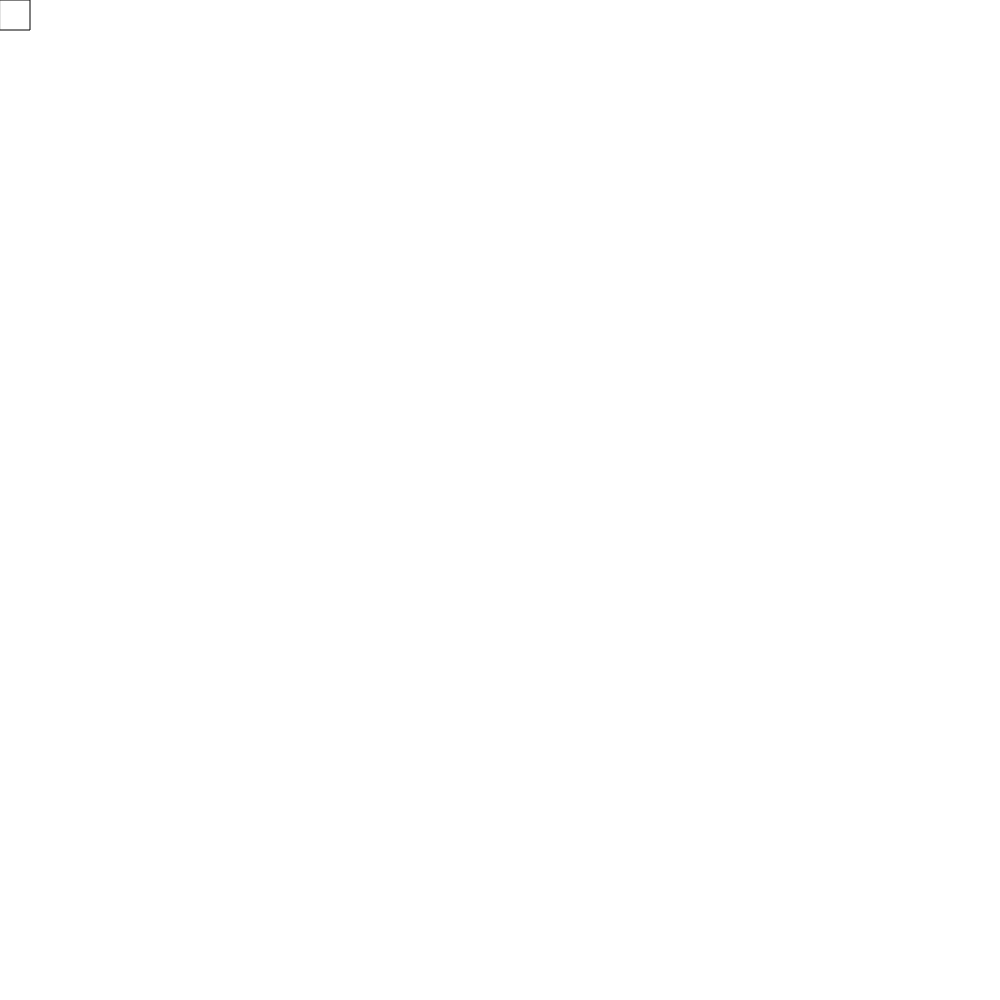
Frame 1 (no input)
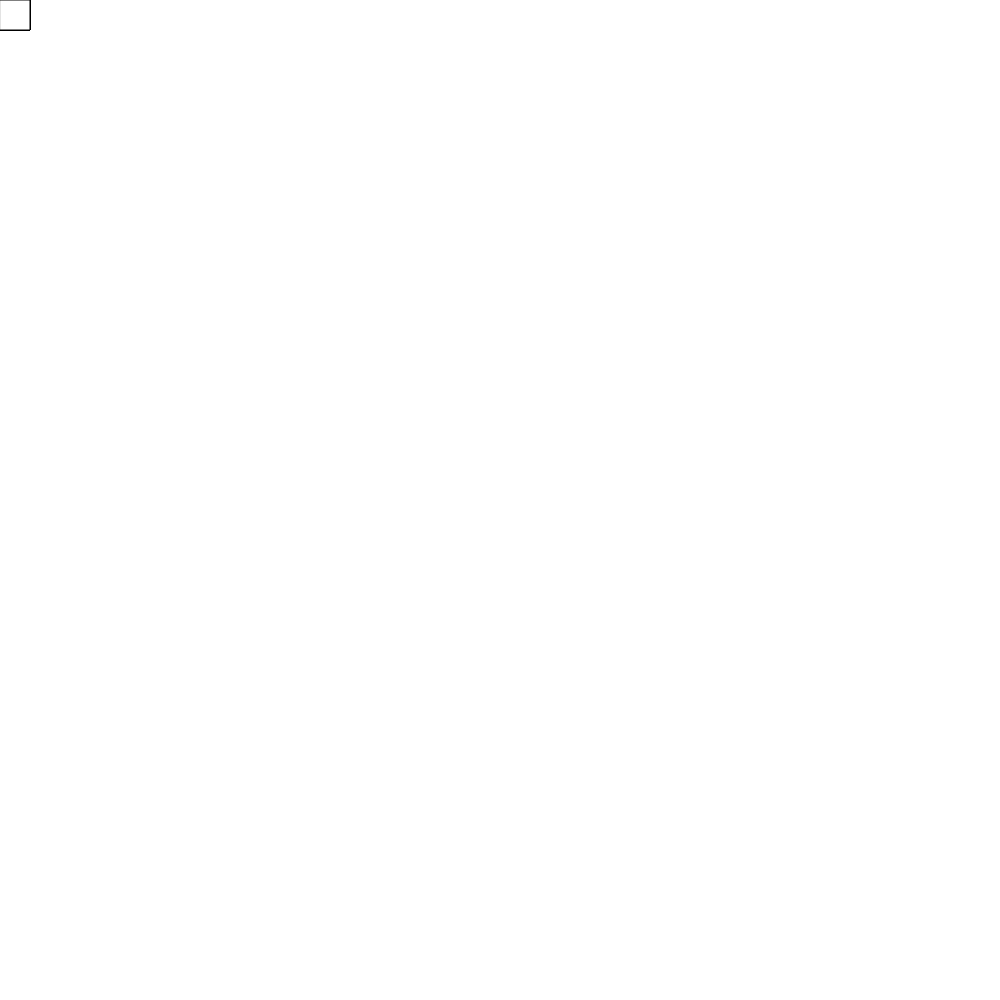
Frame 60 (no input)
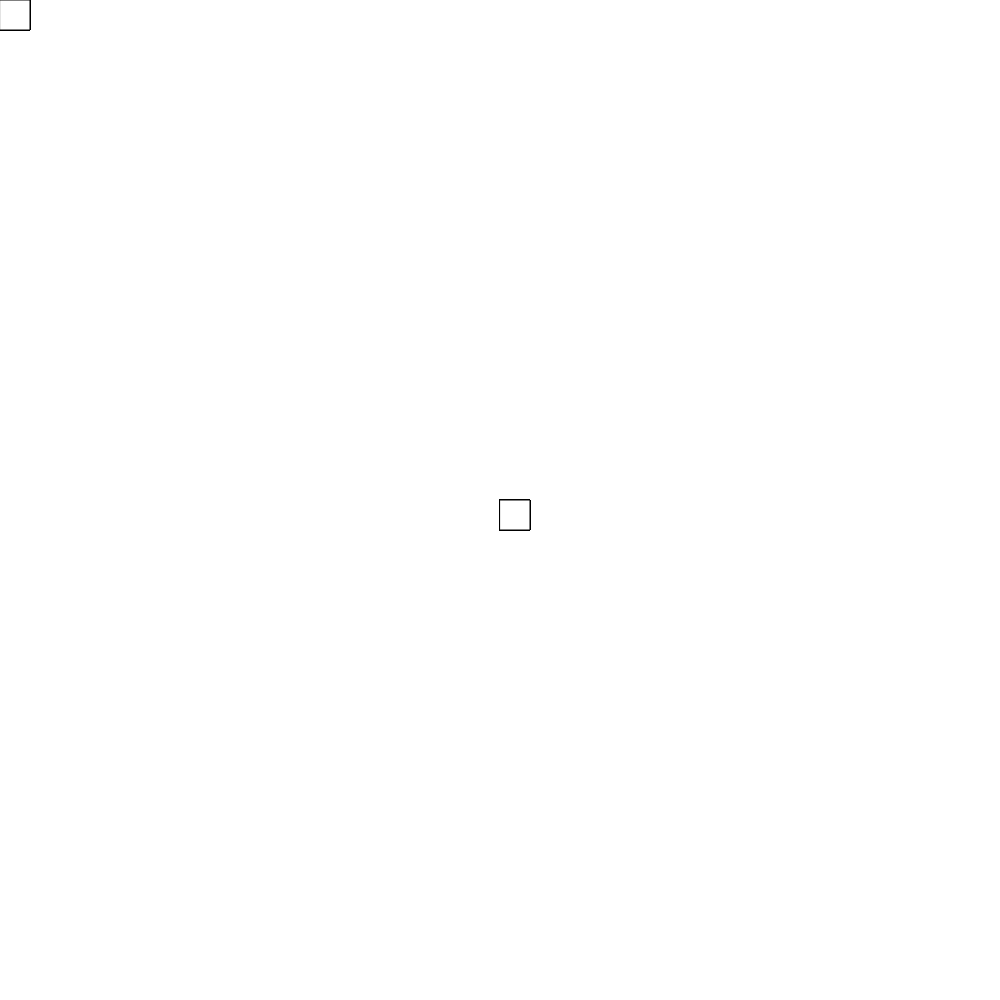
Frame 120 (the mouse pressed at the canvas centre since frame 60)

The p5.js sketch that drew these frames (run headless with seeded random() and noise() and a simulated clock; from frame 60 on, the mouse is pressed at the canvas centre):

// p5.js sketch
// ── sketch.js
function setup() {
  // put setup code here
  createCanvas(1000, 1000);
}

function draw() {
  // put drawing code here

  rect(mouseX, mouseY, 30, 30) ;
}
